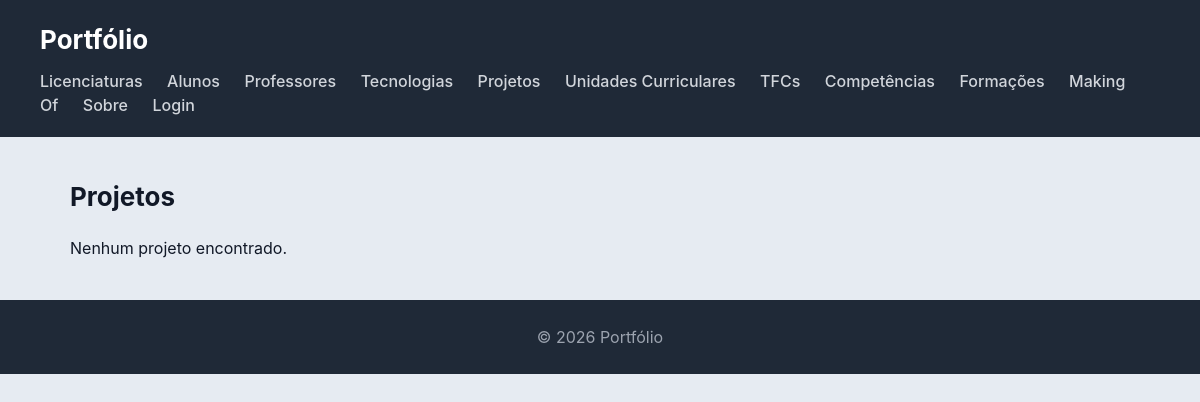
Page /projetos/ on the earlier database version.
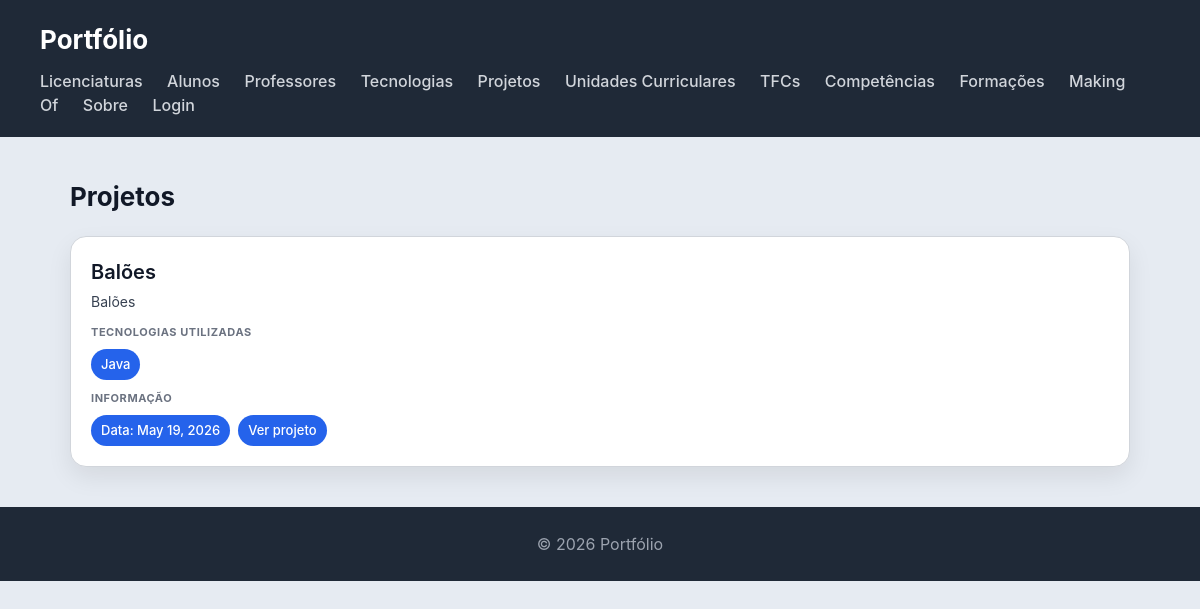
Same page on the later database version.
### portfolio/models.py (models this page shows, shortened)
class Projeto(models.Model):
    titulo = models.CharField(max_length=100)
    descricao = models.CharField(max_length=200)
    data_de_realizacao = models.DateField()
    tecnologias = models.ManyToManyField(Tecnologia)
    link = models.URLField()

class Tecnologia(models.Model):
    nome = models.CharField(max_length=100)
    tipo = models.CharField(max_length=150)
    descricao = models.CharField(max_length=200)
    site = models.URLField()
    interesse = models.IntegerField(
        validators=[MinValueValidator(0), MaxValueValidator(10)]
    )

### portfolio/views.py (the view)
# urls.py: path('projetos/', views.projetos_view, name='projetos'),
def projetos_view(request):
    projetos = Projeto.objects.prefetch_related('tecnologias').all()
    return render(request, 'portfolio/projetos.html', {'projetos': projetos})

### portfolio/templates/portfolio/projetos.html (shortened to what this page needs)
{% extends 'portfolio/base.html' %}
{% block content %}
<h2>Projetos</h2>
<section>
    {% for projeto in projetos %}
    <article>
        <header>
            <h3>{{ projeto.titulo }}</h3>
            <p>{{ projeto.descricao }}</p>
        </header>
        <section>
            <h4>Tecnologias utilizadas</h4>
            <ul>
                {% for tec in projeto.tecnologias.all %}
                <li>{{ tec.nome }}</li>
                {% empty %}
                <li style="background:#6b7280;">Sem tecnologias</li>
                {% endfor %}
            </ul>
        </section>
        <section>
            <h4>Informação</h4>
            <ul>
                <li>Data: {{ projeto.data_de_realizacao }}</li>
                <li><a href="{{ projeto.link }}" target="_blank" style="color:white;text-decoration:none;">Ver projeto</a></li>
            </ul>
        </section>
    </article>
    {% empty %}
    <p>Nenhum projeto encontrado.</p>
    {% endfor %}
</section>
{% endblock %}

Differences in the rows shown:
added Projeto: titulo "Balões", descricao "Balões", data_de_realizacao "May 19, 2026"
now on this page (row unchanged): Tecnologia: nome "Java"
Other differences:
text no longer shown: "Nenhum projeto encontrado."
